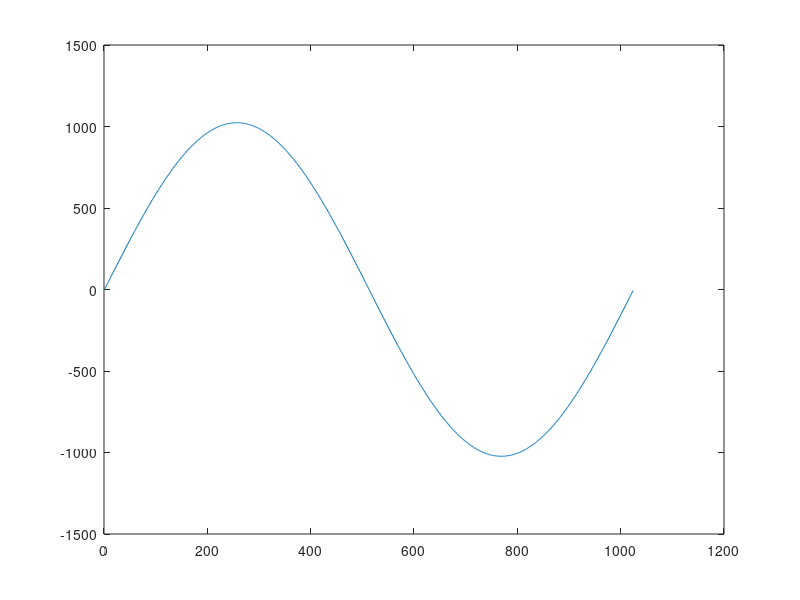

MATLAB code to generate this figure:
clc;

max = 1024;

theta = (0:max-1) * (2*pi / max) ;

sine_values = round(1023 * sin(theta));

plot(sine_values); %画图

sine_hex = dec2hex(sine_values);


%创建mif文件
fild = fopen('sin_wave_1024x16.mif','wt');
%写入mif文件头
fprintf(fild, '%s\n','WIDTH=16;');           %位宽
fprintf(fild, '%s\n\n','DEPTH=1024;');      %深度
fprintf(fild, '%s\n','ADDRESS_RADIX=UNS;'); %地址格式
fprintf(fild, '%s\n\n','DATA_RADIX=UNS;');  %数据格式
fprintf(fild, '%s\t','CONTENT');            %地址
fprintf(fild, '%s\n','BEGIN');              %开始
for i = 1:max

    fprintf(fild, '\t%g\t',i-1);    %地址编码
    fprintf(fild, '%s\t',':');      %冒号
    fprintf(fild, '%s',sine_hex(i,:));      %数据写入
    fprintf(fild, '%s\n',';');      %分号，换行
end
fprintf(fild, '%s\n','END;');       %结束
fclose(fild);